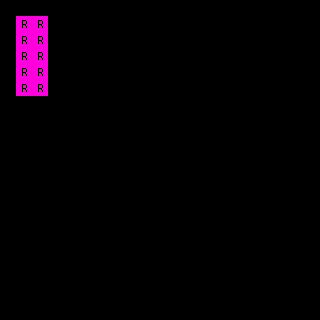

A 2D game scene composited from a Tiled map and its tileset images. What follows is a short description and the map's XML, with every tile layer's data as written:
An orthogonal 20x20 tile map with 16x16 px tiles, 1 tile layer (regions), 2 hidden layers not drawn, 2 tilesets and 1 object.

<map version="1.0" orientation="orthogonal" renderorder="right-down" width="20" height="20" tilewidth="16" tileheight="16" nextobjectid="3">
 <properties>
  <property name="NoOverlappingRules" value="true" />
 </properties>
 <tileset firstgid="1" name="ruleset" tilewidth="16" tileheight="16" tilecount="60" columns="10">
  <image source="../tilesets/ruleset.png" width="160" height="96" />
 </tileset>
 <tileset firstgid="61" name="outside_a4" tilewidth="16" tileheight="16" tilecount="960" columns="32">
  <image source="../tilesets/outside_a4.png" width="512" height="480" />
 </tileset>
 <layer name="regions" width="20" height="20">
  <data encoding="csv">
0,0,0,0,0,0,0,0,0,0,0,0,0,0,0,0,0,0,0,0,
0,1,1,0,0,0,0,0,0,0,0,0,0,0,0,0,0,0,0,0,
0,1,1,0,0,0,0,0,0,0,0,0,0,0,0,0,0,0,0,0,
0,1,1,0,0,0,0,0,0,0,0,0,0,0,0,0,0,0,0,0,
0,1,1,0,0,0,0,0,0,0,0,0,0,0,0,0,0,0,0,0,
0,1,1,0,0,0,0,0,0,0,0,0,0,0,0,0,0,0,0,0,
0,0,0,0,0,0,0,0,0,0,0,0,0,0,0,0,0,0,0,0,
0,0,0,0,0,0,0,0,0,0,0,0,0,0,0,0,0,0,0,0,
0,0,0,0,0,0,0,0,0,0,0,0,0,0,0,0,0,0,0,0,
0,0,0,0,0,0,0,0,0,0,0,0,0,0,0,0,0,0,0,0,
0,0,0,0,0,0,0,0,0,0,0,0,0,0,0,0,0,0,0,0,
0,0,0,0,0,0,0,0,0,0,0,0,0,0,0,0,0,0,0,0,
0,0,0,0,0,0,0,0,0,0,0,0,0,0,0,0,0,0,0,0,
0,0,0,0,0,0,0,0,0,0,0,0,0,0,0,0,0,0,0,0,
0,0,0,0,0,0,0,0,0,0,0,0,0,0,0,0,0,0,0,0,
0,0,0,0,0,0,0,0,0,0,0,0,0,0,0,0,0,0,0,0,
0,0,0,0,0,0,0,0,0,0,0,0,0,0,0,0,0,0,0,0,
0,0,0,0,0,0,0,0,0,0,0,0,0,0,0,0,0,0,0,0,
0,0,0,0,0,0,0,0,0,0,0,0,0,0,0,0,0,0,0,0,
0,0,0,0,0,0,0,0,0,0,0,0,0,0,0,0,0,0,0,0
</data>
 </layer>
 <layer name="input_set" width="20" height="20" visible="0">
  <data encoding="csv">
0,0,0,0,0,0,0,0,0,0,0,0,0,0,0,0,0,0,0,0,
0,0,0,0,0,0,0,0,0,0,0,0,0,0,0,0,0,0,0,0,
0,913,914,0,0,0,0,0,0,0,0,0,0,0,0,0,0,0,0,0,
0,945,946,0,0,0,0,0,0,0,0,0,0,0,0,0,0,0,0,0,
0,977,978,0,0,0,0,0,0,0,0,0,0,0,0,0,0,0,0,0,
0,1009,1010,0,0,0,0,0,0,0,0,0,0,0,0,0,0,0,0,0,
0,0,0,0,0,0,0,0,0,0,0,0,0,0,0,0,0,0,0,0,
0,0,0,0,0,0,0,0,0,0,0,0,0,0,0,0,0,0,0,0,
0,0,0,0,0,0,0,0,0,0,0,0,0,0,0,0,0,0,0,0,
0,0,0,0,0,0,0,0,0,0,0,0,0,0,0,0,0,0,0,0,
0,0,0,0,0,0,0,0,0,0,0,0,0,0,0,0,0,0,0,0,
0,0,0,0,0,0,0,0,0,0,0,0,0,0,0,0,0,0,0,0,
0,0,0,0,0,0,0,0,0,0,0,0,0,0,0,0,0,0,0,0,
0,0,0,0,0,0,0,0,0,0,0,0,0,0,0,0,0,0,0,0,
0,0,0,0,0,0,0,0,0,0,0,0,0,0,0,0,0,0,0,0,
0,0,0,0,0,0,0,0,0,0,0,0,0,0,0,0,0,0,0,0,
0,0,0,0,0,0,0,0,0,0,0,0,0,0,0,0,0,0,0,0,
0,0,0,0,0,0,0,0,0,0,0,0,0,0,0,0,0,0,0,0,
0,0,0,0,0,0,0,0,0,0,0,0,0,0,0,0,0,0,0,0,
0,0,0,0,0,0,0,0,0,0,0,0,0,0,0,0,0,0,0,0
</data>
 </layer>
 <layer name="output_under4 trees" width="20" height="20" visible="0">
  <data encoding="csv">
0,0,0,0,0,0,0,0,0,0,0,0,0,0,0,0,0,0,0,0,
0,0,0,0,0,0,0,0,0,0,0,0,0,0,0,0,0,0,0,0,
0,913,914,0,0,0,0,0,0,0,0,0,0,0,0,0,0,0,0,0,
0,945,946,0,0,0,0,0,0,0,0,0,0,0,0,0,0,0,0,0,
0,977,978,0,0,0,0,0,0,0,0,0,0,0,0,0,0,0,0,0,
0,1009,1010,0,0,0,0,0,0,0,0,0,0,0,0,0,0,0,0,0,
0,0,0,0,0,0,0,0,0,0,0,0,0,0,0,0,0,0,0,0,
0,0,0,0,0,0,0,0,0,0,0,0,0,0,0,0,0,0,0,0,
0,0,0,0,0,0,0,0,0,0,0,0,0,0,0,0,0,0,0,0,
0,0,0,0,0,0,0,0,0,0,0,0,0,0,0,0,0,0,0,0,
0,0,0,0,0,0,0,0,0,0,0,0,0,0,0,0,0,0,0,0,
0,0,0,0,0,0,0,0,0,0,0,0,0,0,0,0,0,0,0,0,
0,0,0,0,0,0,0,0,0,0,0,0,0,0,0,0,0,0,0,0,
0,0,0,0,0,0,0,0,0,0,0,0,0,0,0,0,0,0,0,0,
0,0,0,0,0,0,0,0,0,0,0,0,0,0,0,0,0,0,0,0,
0,0,0,0,0,0,0,0,0,0,0,0,0,0,0,0,0,0,0,0,
0,0,0,0,0,0,0,0,0,0,0,0,0,0,0,0,0,0,0,0,
0,0,0,0,0,0,0,0,0,0,0,0,0,0,0,0,0,0,0,0,
0,0,0,0,0,0,0,0,0,0,0,0,0,0,0,0,0,0,0,0,
0,0,0,0,0,0,0,0,0,0,0,0,0,0,0,0,0,0,0,0
</data>
 </layer>
 <objectgroup name="output_high_blocker" visible="0">
  <object id="2" x="16" y="16" width="32" height="64" />
 </objectgroup>
</map>
